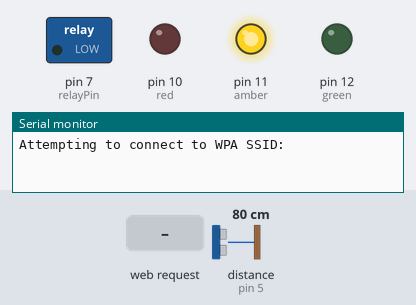
This sketch was run on a simulated Arduino Leonardo, built with avr-gcc and run on an emulated ATmega32U4. On the bench: switched loads named in the sketch (green lamp = pin HIGH), output pins drawn as LEDs (lit = HIGH), the last lines printed to the serial monitor. Wiring (inferred from the names in the program): ultrasonic range finder: trigger pin 6; echo pin 5. The inputs (shaded band) are chosen by the test bench; at power-on: distance to the obstacle (sensor on pin 5) 80 cm. The echo pulse lasts 58.3 µs per cm; WiFi joins after 1.5 s; servers stay silent unless stated; not simulated (calls return 0 or success): Secrets.h; pins used as bus, display or sensor lines are not drawn.

Above: at 0.1 s.
At 2.7 s:
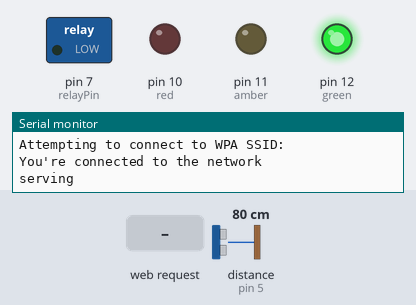
2.8 s: HTTP request GET /toggle received
At 3.6 s:
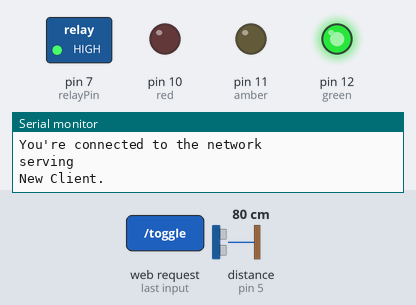
Timing chart, 0 to 5.8 s (numbered marks = the images above; inputs shaded):
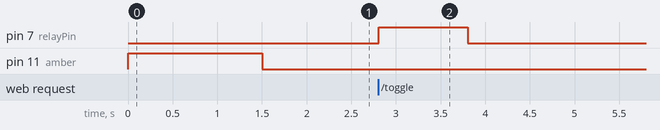

The sketch:

receiveFromHouse.ino
```cpp
/*
  WiFiEsp example: WebClientRepeating

  This sketch connects to a web server and makes an HTTP request
  using an Arduino ESP8266 module.
  It repeats the HTTP call each 10 seconds.

  For more details see: http://yaab-arduino.blogspot.com/p/wifiesp.html
*/

#include "WiFiEsp.h"
#include "Secrets.h"
// Emulate Serial1 on pins 6/7 if not present
#ifndef HAVE_HWSERIAL1
#include "SoftwareSerial.h"
SoftwareSerial Serial1(2, 3); // RX, TX
#endif

int green = 12;
int amber = 11;
int red = 10;
int echoPin = 5;
int trigPin = 6;
int relayPin = 7;
int colors[] = {green, red, amber};
char ssid[] = SECRET_SSID;          // your network SSID (name)
char pass[] = SECRET_PASS;        // your network password
int status = WL_IDLE_STATUS;     // the Wifi radio's status
long duration;
int distance;
int availCount = 0;
bool toggle = false;

// Current time
unsigned long currentTime = millis();
// Previous time
unsigned long previousTime = 0;
// Define timeout time in milliseconds (example: 2000ms = 2s)
const long timeoutTime = 2000;

unsigned long lastConnectionTime = 0;         // last time you connected to the server, in milliseconds

void setLED(int color) {
  for (int i = 0; i < sizeof(colors) / sizeof(colors[0]); i++) {

    digitalWrite(colors[i], colors[i] == color ? HIGH : LOW);

  }
}
// Set web server port number to 80
WiFiEspServer server(80);
String header;


void setup()
{

  // initialize serial for debugging
  Serial.begin(115200);
  Serial1.begin(9600);
  WiFi.init(&Serial1);
  pinMode(trigPin, OUTPUT); // Sets the trigPin as an Output
  pinMode(echoPin, INPUT); // Sets the echoPin as an Input
  pinMode (green, OUTPUT);
  pinMode (amber, OUTPUT);
  pinMode (red, OUTPUT);
  pinMode(relayPin, OUTPUT);
  setLED(amber);


  // check for the presence of the shield
  if (WiFi.status() == WL_NO_SHIELD) {
    Serial.println("WiFi shield not present");
    setLED(red);
    // don't continue
    while (true);
  }

  // attempt to connect to WiFi network
  while ( status != WL_CONNECTED) {
    Serial.print("Attempting to connect to WPA SSID: ");
    Serial.println(ssid);
    // Connect to WPA/WPA2 network
    status = WiFi.begin(ssid, pass);
    setLED(amber);
  }
  setLED(green);

  Serial.println("You're connected to the network");
  server.begin();
  Serial.println("serving");
  //printWifiStatus();
}

void loop() {

  bool isClosed = getIsClosed();

  WiFiEspClient client = server.available();   // Listen for incoming clients
  //Serial.println(client);
  if (client) {                             // If a new client connects,
    Serial.println("New Client.");          // print a message out in the serial port
    String currentLine = "";                // make a String to hold incoming data from the client
    currentTime = millis();
    previousTime = currentTime;
    while (client.connected() && currentTime - previousTime <= timeoutTime) { // loop while the client's connected
      currentTime = millis();

      if (client.available()) {             // if there's bytes to read from the client,
        char c = client.read();             // read a byte, then
        availCount++;
        header += c;

        if (c == '\n') {                    // if the byte is a newline character
          int ind = currentLine.indexOf("toggle");
          if(ind != -1) {
            toggle = true;
            digitalWrite(relayPin, HIGH);
            delay(1000);
            digitalWrite(relayPin, LOW);
            Serial.println("toggling");
            Serial.println(currentLine.indexOf("toggle"));
            Serial.println(currentLine);
          }
          if (currentLine.length() == 0) {
            client.println("HTTP/1.1 200 OK");
            client.println("Content-type:application/json");
            client.println("Connection: close");
            client.println();
            isClosed = getIsClosed();
            client.print("{ garageStatus: {");
            client.print(isClosed);
            client.print("}}");
            client.println();
            // Break out of the while loop
            break;
          } else {
            currentLine = "";
          }
        } else if(c != '\r'){
          currentLine += c;
        }
      }
    }
    // Clear the header variable
    header = "";
    toggle = false;
    availCount = 0;
    // Close the connection
    client.stop();
    Serial.println("Client disconnected.");
    Serial.println("");

  }

}


bool getIsClosed() {
  // Clears the trigPin
  digitalWrite(trigPin, LOW);
  delayMicroseconds(2);

  // Sets the trigPin on HIGH state for 10 micro seconds
  digitalWrite(trigPin, HIGH);
  delayMicroseconds(10);
  digitalWrite(trigPin, LOW);

  // Reads the echoPin, returns the sound wave travel time in microseconds
  duration = pulseIn(echoPin, HIGH);
  // Calculating the distance
  distance = duration * 0.034 / 2;
  return (distance < 40 && distance > 0);
}
```

Measured:
- after the input at 2.8 s, pin 7 (relayPin): LOW → HIGH at once, → LOW 1.0 s later
